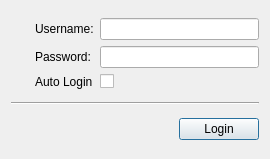
<?xml version="1.0" encoding="UTF-8"?>
<ui version="4.0">
 <class>Login</class>
 <widget class="QDialog" name="Login">
  <property name="windowModality">
   <enum>Qt::ApplicationModal</enum>
  </property>
  <property name="geometry">
   <rect>
    <x>0</x>
    <y>0</y>
    <width>270</width>
    <height>159</height>
   </rect>
  </property>
  <property name="windowTitle">
   <string>Login</string>
  </property>
  <layout class="QGridLayout" name="gridLayout_Dialog">
   <item row="0" column="2">
    <layout class="QGridLayout" name="gridLayout">
     <item row="2" column="1">
      <widget class="QCheckBox" name="checkBox_AutoLogin">
       <property name="text">
        <string/>
       </property>
      </widget>
     </item>
     <item row="1" column="0">
      <widget class="QLabel" name="label_Password">
       <property name="text">
        <string>Password:</string>
       </property>
      </widget>
     </item>
     <item row="1" column="1">
      <widget class="QLineEdit" name="lineEdit_Password">
       <property name="inputMethodHints">
        <set>Qt::ImhHiddenText|Qt::ImhNoAutoUppercase|Qt::ImhNoPredictiveText|Qt::ImhSensitiveData</set>
       </property>
       <property name="echoMode">
        <enum>QLineEdit::Password</enum>
       </property>
      </widget>
     </item>
     <item row="0" column="0">
      <widget class="QLabel" name="label_Username">
       <property name="text">
        <string>Username:</string>
       </property>
      </widget>
     </item>
     <item row="0" column="1">
      <widget class="QLineEdit" name="lineEdit_Username"/>
     </item>
     <item row="2" column="0">
      <widget class="QLabel" name="label_AutoLogin">
       <property name="text">
        <string>Auto Login</string>
       </property>
      </widget>
     </item>
    </layout>
   </item>
   <item row="2" column="2" alignment="Qt::AlignRight">
    <widget class="QPushButton" name="pushButton_Login">
     <property name="text">
      <string>Login</string>
     </property>
    </widget>
   </item>
   <item row="0" column="0">
    <widget class="QLabel" name="label">
     <property name="text">
      <string/>
     </property>
     <property name="pixmap">
      <pixmap resource="../application.qrc">:/icons/dialog-password.png</pixmap>
     </property>
    </widget>
   </item>
   <item row="0" column="1">
    <spacer name="horizontalSpacer">
     <property name="orientation">
      <enum>Qt::Horizontal</enum>
     </property>
     <property name="sizeType">
      <enum>QSizePolicy::Fixed</enum>
     </property>
     <property name="sizeHint" stdset="0">
      <size>
       <width>5</width>
       <height>20</height>
      </size>
     </property>
    </spacer>
   </item>
   <item row="1" column="0" colspan="3">
    <widget class="Line" name="line">
     <property name="orientation">
      <enum>Qt::Horizontal</enum>
     </property>
    </widget>
   </item>
  </layout>
 </widget>
 <resources>
  <include location="../application.qrc"/>
 </resources>
 <connections/>
</ui>
